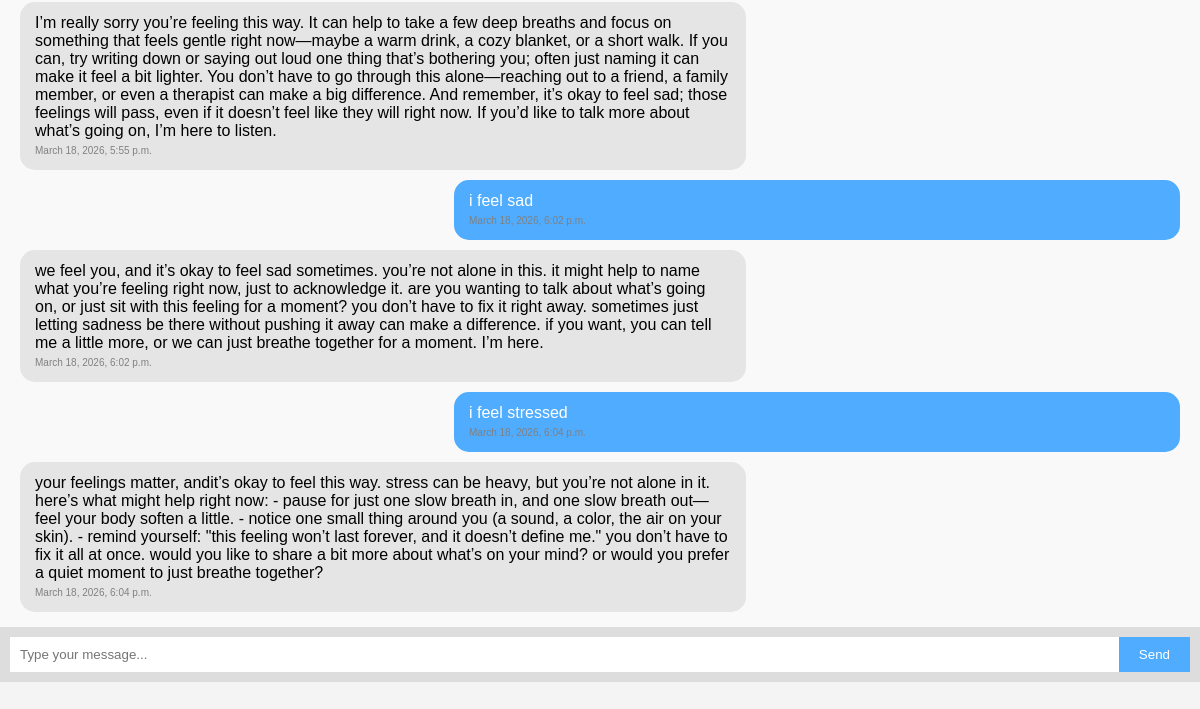
/home/ (signed in, lower part), run on an earlier commit of the app's database.
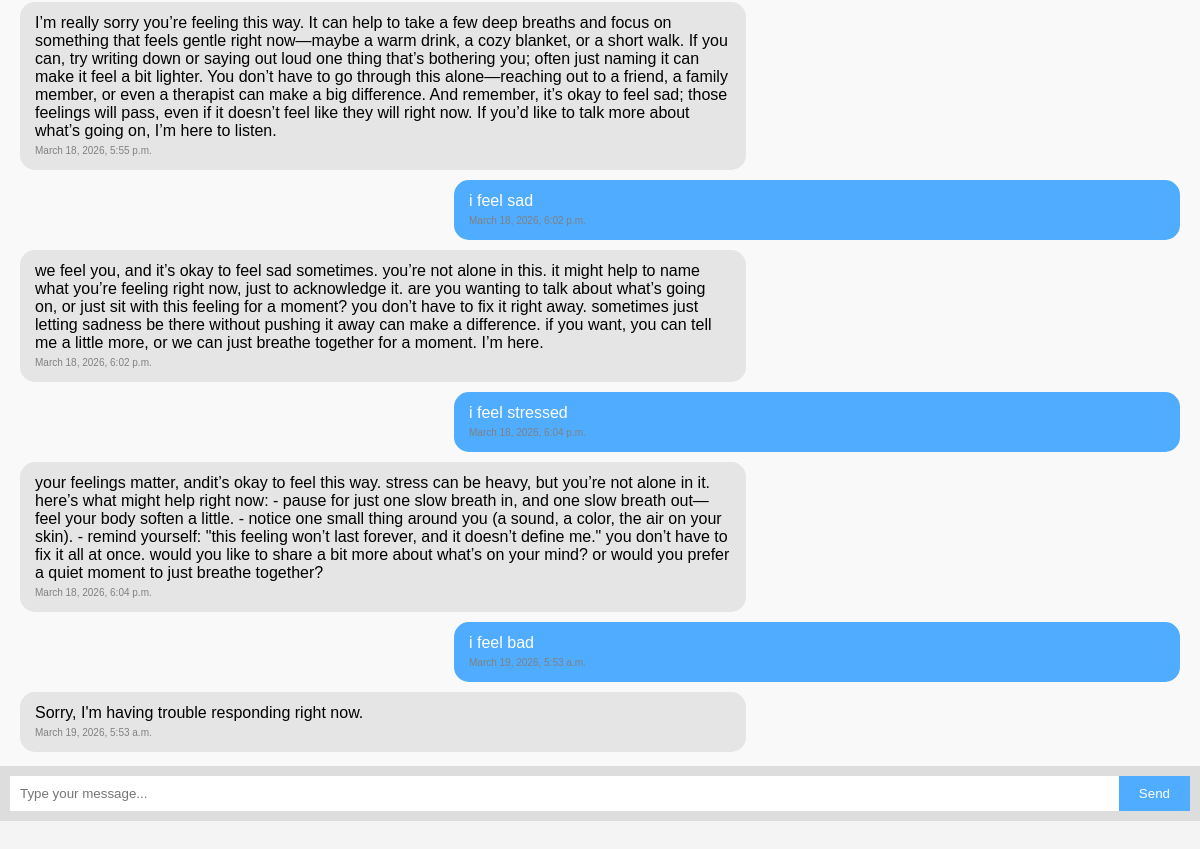
And on a later commit of the database.
### chatbot/models.py (models this page shows, shortened)
class ChatMessage(models.Model):
    user = models.ForeignKey(User, on_delete=models.CASCADE)
    message = models.TextField()
    response = models.TextField()
    timestamp = models.DateTimeField(auto_now_add=True)

### chatbot/views.py (the view)
# urls.py: path('home/', views.home, name='home'),
@login_required
def home(request):
    messages = ChatMessage.objects.filter(user=request.user).order_by('timestamp')
    return render(request, 'home.html', {'messages': messages})

### templates/home.html (shortened to what this page needs)
<!DOCTYPE html>
<html>
<head>
</head>
<body>
<div id="chat-box" class="chat-container">
    {% for msg in messages %}
        <div class="message user">
            {{ msg.message }}
            <br><small>{{ msg.timestamp }}</small>
        </div>
        <div class="message bot">
            {{ msg.response }}
            <br><small>{{ msg.timestamp }}</small>
        </div>
    {% endfor %}
</div>
<div class="input-box">
    <input id="message" placeholder="Type your message..." />
    <button onclick="sendMessage()">Send</button>
</div>
</body>
</html>

What changed in the data, as far as the page shows it:
added ChatMessage: message "i feel bad", timestamp "March 19, 2026, 5:53 a.m.", response "Sorry, I'm having trouble responding right now."
